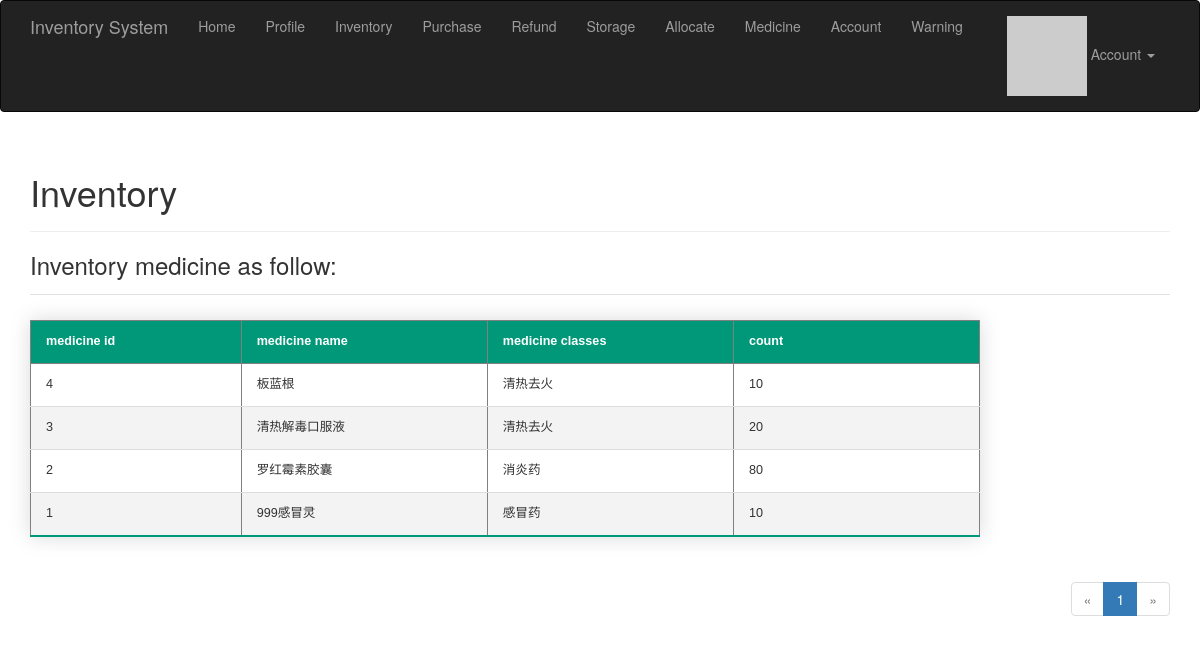
The page /inventory (signed in) on the database its author committed.
### app/models.py (models this page shows)
class Inventory(db.Model):
    __tablename__ = "inventory"
    medicine_id = db.Column(db.Integer, primary_key=True)
    medicine_name = db.Column(db.String)
    medicine_type = db.Column(db.String)
    count = db.Column(db.Integer, default=0)

### app/main/views.py (the view)
@main.route("/inventory", methods=["GET", "POST"])
@login_required
def inventory():
    page = request.args.get('page', 1, type=int)
    pagination = Inventory.query.order_by(Inventory.medicine_id.desc()).paginate(
        page, per_page=current_app.config['FLASKY_POSTS_PER_PAGE'],
        error_out=False)
    inventory_items = pagination.items
    return render_template('inventory.html', inventory_items=inventory_items, pagination=pagination)

### app/auth/views.py (called while the page is built)
@auth.before_app_request
def before_request():
    if current_user.is_authenticated:
        current_user.ping()
        if not current_user.confirmed \
                and request.endpoint \
                and request.blueprint != 'auth' \
                and request.endpoint != 'static':
            return redirect(url_for('auth.unconfirmed'))

### app/main/__init__.py (called while the page is built)
@main.app_context_processor
def inject_permissions():
    return dict(Permission=Permission)

### app/models.py (called while the page is built)
@login_manager.user_loader
def load_user(user_id):
    return User.query.get(int(user_id))

    def has_permission(self, perm):
        return self.permissions & perm == perm

    def can(self, perm):
        return self.role is not None and self.role.has_permission(perm)

    def ping(self):
        self.last_seen = datetime.utcnow()
        db.session.add(self)

    def gravatar(self, size=100, default='identicon', rating='g'):
        url = 'https://secure.gravatar.com/avatar'
        hash = self.avatar_hash or self.gravatar_hash()
        return '{url}/{hash}?s={size}&d={default}&r={rating}'.format(
            url=url, hash=hash, size=size, default=default, rating=rating)

### app/templates/inventory.html (shortened to what this page needs)
{% extends "base.html" %}
{% import "bootstrap/wtf.html" as wtf %}
{% import "_macros.html" as macros %}
{% block page_content %}
<div class="page-header">
    <h1>Inventory</h1>
</div>
<h3>Inventory medicine as follow:</h3>
{% include '_inventory.html' %}
{% if pagination %}
<div class="pagination">
    {{ macros.pagination_widget(pagination, '.inventory') }}
</div>
{% endif %}
{% endblock %}

### app/templates/_inventory.html
<ul class="posts">
    <table class="styled-table" border="1" width="950">
        <thead>
        <tr>
            <th>medicine id</th>
            <th>medicine name</th>
            <th>medicine classes</th>
            <th>count</th>
        </tr>
        </thead>
        <tbody>
        {% for inventory_item in inventory_items %}
        <tr>
            <td width="50">
                {% if inventory_item.medicine_id %}
                {{ inventory_item.medicine_id | safe }}
                {% else %}
                {{ inventory_item.medicine_id }}
                {% endif %}
            </td>
            <td width="100">
                {% if inventory_item.medicine_name %}
                {{ inventory_item.medicine_name| safe }}
                {% else %}
                {{ inventory_item.medicine_name }}
                {% endif %}
            </td>
            <td width="100">
                {% if inventory_item.medicine_type %}
                {{ inventory_item.medicine_type| safe }}
                {% else %}
                {{ inventory_item.medicine_type }}
                {% endif %}
            </td>
            <td width="100">
                {% if inventory_item.count %}
                {{ inventory_item.count| safe }}
                {% else %}
                {{ inventory_item.count }}
                {% endif %}
            </td>
        </tr>
        {% endfor %}
        </tbody>
    </table>
</ul>

### app/static/styles.css (style rules this page uses)
ul.posts { list-style-type: none; padding: 0px; margin: 16px 0px 0px 0px; border-top: 1px solid #e0e0e0; }
div.pagination { width: 100%; text-align: right; padding: 0px; margin: 0px; }

### app/static/tablecss.css (style rules this page uses)
.styled-table { border-collapse: collapse; margin: 25px 0; font-size: 0.9em; font-family: sans-serif; min-width: 400px; box-shadow: 0 0 20px rgba(0, 0, 0, 0.15); }
.styled-table thead tr { background-color: #009879; color: #ffffff; text-align: left; }
.styled-table th, .styled-table td { padding: 12px 15px; }
.styled-table tbody tr { border-bottom: 1px solid #dddddd; }
.styled-table tbody tr:nth-of-type(even) { background-color: #f3f3f3; }
.styled-table tbody tr:last-of-type { border-bottom: 2px solid #009879; }

### rows shown on the page
Inventory: medicine_id "4", medicine_name "板蓝根", medicine_type "清热去火", count "10"
Inventory: medicine_id "3", medicine_name "清热解毒口服液", medicine_type "清热去火", count "20"
Inventory: medicine_id "2", medicine_name "罗红霉素胶囊", medicine_type "消炎药", count "80"
Inventory: medicine_id "1", medicine_name "999感冒灵", medicine_type "感冒药", count "10"

### other values the page prints
{{ p }} "1"
